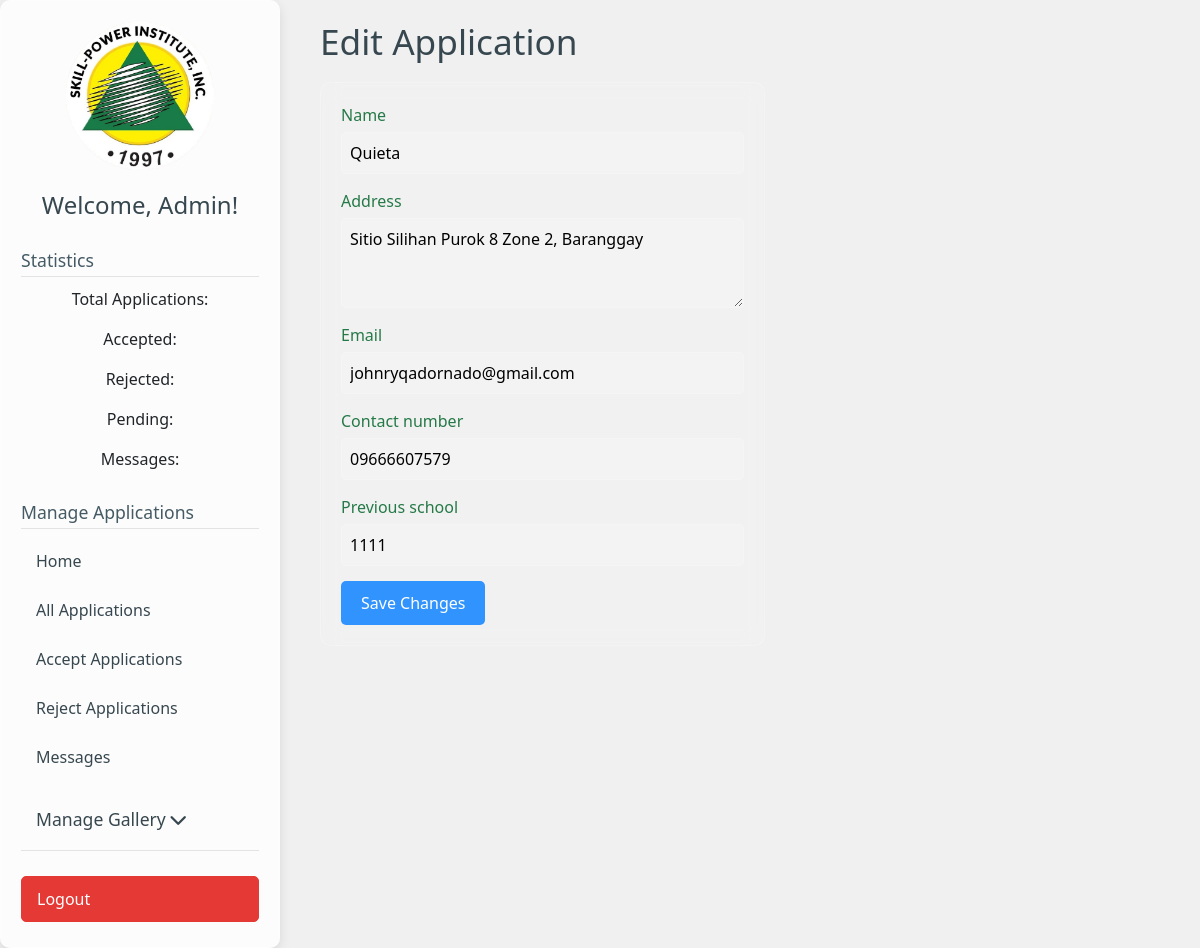
Screenshot of /application/edit/15/ with the database file from the repository.
### myapp/models.py (models this page shows, shortened)
class Application(models.Model):
    STATUS_CHOICES = [
        ('pending', 'Pending'),
        ('accepted', 'Accepted'),
        ('rejected', 'Rejected'),
    ]
    name = models.CharField(max_length=100)  # Applicant's Name
    address = models.TextField()  # Applicant's Address
    email = models.EmailField()  # Applicant's Email
    contact_number = models.CharField(max_length=20)  # Applicant's Phone Number
    previous_school = models.CharField(max_length=100)  # Applicant's Previous School
    application_date = models.DateTimeField(auto_now_add=True)  # Date of Application
    status = models.CharField(  # Status of Application
        max_length=20,
        choices=STATUS_CHOICES,
        default='pending',
        help_text="Status of the application (Pending, Accepted, Rejected)"
    )
    applicant = models.ForeignKey(User, null=True, blank=True, on_delete=models.SET_NULL, related_name='applications')  # Optional
    notes = models.TextField(blank=True)
    class Meta:  # Add Meta class for ordering and display name
        verbose_name = "Application"  # Custom name
        verbose_name_plural = "Applications"  # Custom plural name
        ordering = ['application_date']  # Default ordering of entries

### myapp/views.py (the view)
# urls.py: path('application/edit/<int:application_id>/', views.edit_application, name='edit_application'),
def edit_application(request, application_id):
    application = get_object_or_404(Application, pk=application_id)
    if request.method == 'POST':
        form = ApplicationForm(request.POST, instance=application)  # Use instance=application to update
        if form.is_valid():
            form.save()
            return redirect('admin_dashboard')  # Or wherever you want to redirect
    else:
        form = ApplicationForm(instance=application)
    return render(request, 'myapp/edit_application.html', {'form': form, 'application': application})

### myapp/forms.py
class ApplicationForm(forms.ModelForm):
    class Meta:
        model = Application
        fields = ['name', 'address', 'email', 'contact_number', 'previous_school']
        widgets = {
            'name': forms.TextInput(attrs={'class': 'form-control'}),
            'address': forms.Textarea(attrs={'class': 'form-control', 'rows': 3}),
            'email': forms.EmailInput(attrs={'class': 'form-control'}),
            'contact_number': forms.TextInput(attrs={'class': 'form-control'}),
            'previous_school': forms.TextInput(attrs={'class': 'form-control'}),
        }

### myapp/context_processors.py (called while the page is built)
def slider_images(request):
    slider_folder = os.path.join(settings.STATICFILES_DIRS[0], 'images', 'slider')
    if not os.path.exists(slider_folder):
        return {'image_files': []}  # Return an empty list if the folder doesn't exist
    image_files = [
        f"images/slider/{f}" for f in os.listdir(slider_folder)
        if f.lower().endswith(('.jpg', '.jpeg', '.png', '.gif'))
    ]
    return {'image_files': image_files}

### templates/myapp/edit_application.html (shortened to what this page needs)
{% extends 'admin_base.html' %}
{% load static %}
{% block head %}
    <link rel="stylesheet" type="text/css" href="{% static 'css/admin_dashboard.css' %}">
{% endblock %}
{% block content %}
    <div class="admin-dashboard-content">
        <h1>Edit Application</h1>
        <div class="form-container">
            <form method="post">
                {% for field in form %}
                    <div class="form-group">
                        <label for="{{ field.id_for_label }}">{{ field.label }}</label>
                        {{ field }}
                    </div>
                {% endfor %}
                <button type="submit" class="btn-save">Save Changes</button>
            </form>
        </div>
    </div>
{% endblock %}

### myapp/static/css/admin_dashboard.css (style rules this page uses)
.admin-dashboard-content { text-align: left; padding: 20px; margin-bottom: 20px; max-width: 1200px; margin-left: auto; margin-right: auto; }
.admin-dashboard-content h1 { color: #37474f; margin-bottom: 20px; font-weight: 500; font-size: 2.2em; }

### templates/admin_base.html (style rules this page uses)
body { min-height: 100vh; background-color: #f0f0f0; display: flex; }

### templates/myapp/edit_application.html (style rules this page uses)
.form-container { background-color: rgba(255, 255, 255, 0.1); backdrop-filter: blur(10px); border: 1px solid rgba(255, 255, 255, 0.2); border-radius: 10px; padding: 20px; margin-bottom: 20px; color: #fff; }
.form-group { margin-bottom: 15px; }
.form-group label { display: block; margin-bottom: 5px; color: #257947; }
.form-control { width: 100%; padding: 8px; border: 1px solid rgba(255, 255, 255, 0.3); border-radius: 5px; background-color: rgba(255, 255, 255, 0.1); color: #000; }
.btn-save { background-color: rgba(0, 123, 255, 0.8); color: #fff; padding: 10px 20px; border: none; border-radius: 5px; cursor: pointer; }

### rows the page displays
Application: form "Quieta" "Sitio Silihan Purok 8 Zone 2, Baranggay" "johnryqadornado@gmail.com" "09666607579" "1111"

### other values shown
{{ field.label }} "Name" "Address" "Email" "Contact number" "Previous school"
